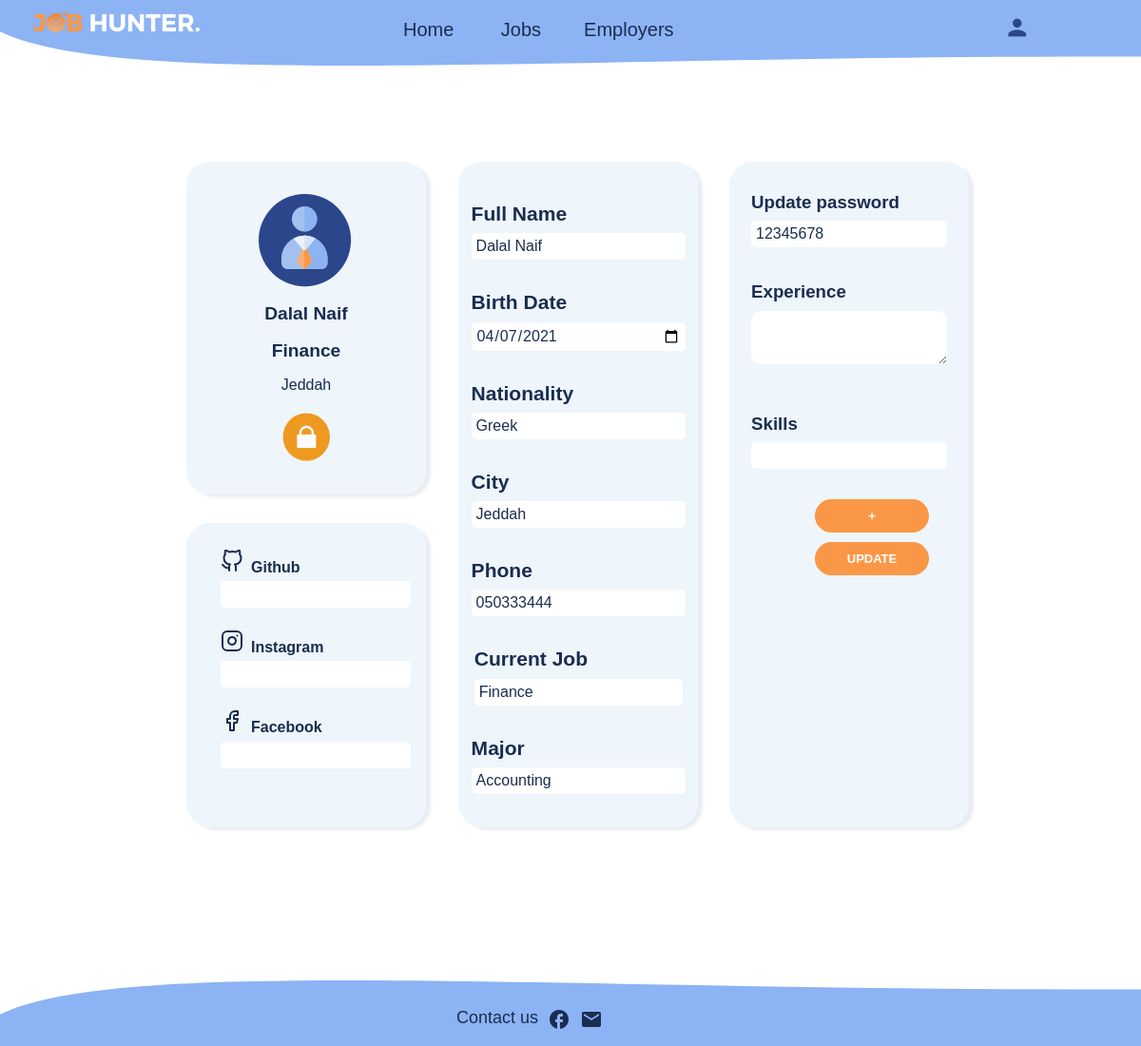
The page /JobSeekerProf_edit.php (signed in) on the database its author committed.
### tables this page shows
CREATE TABLE `jobseeker` (
  `firstName` varchar(50) NOT NULL,
  `lastName` varchar(50) NOT NULL,
  `email` varchar(50) NOT NULL,
  `password` varchar(30) NOT NULL,
  `birthDate` date NOT NULL,
  `gender` varchar(10) NOT NULL,
  `nationality` varchar(50) NOT NULL,
  `city` varchar(50) NOT NULL,
  `phone` char(12) NOT NULL,
  `major` varchar(50) NOT NULL,
  `experince` text DEFAULT NULL,
  `currentJob` varchar(50) DEFAULT NULL,
  `role` int(1) DEFAULT 1,
  `Github` text DEFAULT NULL,
  `Instagram` text DEFAULT NULL,
  `Facebook` text DEFAULT NULL
);

### JobSeekerProf_edit.php (the view, shortened to what this page needs)
<?php
if (!($database = mysqli_connect("localhost", "root", "")))
    die("<p>Could not connect to database</p>");
?>
<!DOCTYPE html>
<html lang="en" xmlns="http://www.w3.org/1999/xhtml">
<head>
    <link type="text/css" href="styles/JobSeekerProfile.css" rel="stylesheet" />
    <link rel="stylesheet" href="styles/Buttons.css" />
    <link rel="stylesheet" href="styles/Notifications.css" />
    <link rel="stylesheet" href="styles/NavbarStyles.css" />
    <link rel="stylesheet" href="styles/Footer.css" />
</head>
<body>
    <?php include('./NavigationBar.php') ?>
    <main style="min-height: 100vh;">
            <?php
            if (!($database = mysqli_connect("localhost", "root", "")))
                die("<p>Could not connect to database</p>");
            $email = $_SESSION['email'];
            $query = "select * from jobseeker WHERE email='$email'";
            $result = mysqli_query($database, $query);
            if ($result) {
                $data = mysqli_fetch_assoc($result);
                $firstName = $data['firstName'];
                $lastName = $data['lastName'];
                $password = $data['password'];
                $birthDate = $data['birthDate'];
                $nationality = $data['nationality'];
                $city = $data['city'];
                $phone = $data['phone'];
                $major = $data['major'];
                $experince = $data['experince'];
                $currentJob = $data['currentJob'];
                $Github = $data['Github'];
                $Instagram = $data['Instagram'];
                $Facebook = $data['Facebook'];
            } else {
                echo "There are no info.";
                exit();
            }
            ?>
        <form action="JobSeekerProf_edit.php" method="POST" name='editProf'>
            <div class="details">
                <img src="img/person_JobDetails.svg" alt="Admin" class="circle" style="width:128px;height:128px;">
                <h4><?php echo $firstName . " " . $lastName; ?></h4>
                <h4><?php echo $currentJob ?></h4>
                <p><?php echo $city ?></p>
                <img style="transform:translateY(40%)" src="img/privateAccount.png" alt="Admin" class="circle" width="50">
            </div>
            <div class="details1">
                <ul>
                    <li class="group-list-item display-flex justify-between align-center  flex-wrap">
                        <h6 class="margin-bottom-0">Github</h6>
                        <span class="gray-color"><input type="text" id="Github" name="Github" value=<?php echo $Github; ?>></span>
                    </li>
                    <li class="group-list-item display-flex justify-between align-center  flex-wrap">
                        <h6 class="margin-bottom-0">Instagram</h6>
                        <span class="gray-color"><input type="text" id="Instagram" name="Instagram" value=<?php echo $Instagram; ?>></span>
                    </li>
                    <li class="group-list-item display-flex justify-between align-center  flex-wrap">
                        <h6 class="margin-bottom-0">Facebook</h6>
                        <span class="gray-color"><input type="text" id="Faceboock" name="Facebook" value=<?php echo $Facebook; ?>></span>
                    </li>
                </ul>
            </div>
            <div class="sideBar">
                <div class="titleAndValueDiv">
                    <h3>Full Name</h3>
                    <input type="text" name="fullName" value="<?php echo $firstName . " " . $lastName; ?>" style="width:100%; height: 50%; font-size: medium;">
                </div>
                <div class="titleAndValueDiv">
                    <h3>Birth Date</h3>
                    <input Required type="date" name="birthDate" value="<?php echo $birthDate; ?>" style="width:100%; height: 50%; font-size: medium;" Required>
                </div>
                <div class="titleAndValueDiv">
                    <h3>Nationality </h3>
                    <input Required type="text" name="nationality" style="width:100%; height: 50%; font-size: medium;" value=<?php echo $nationality; ?>>
                </div>
                <div class="titleAndValueDiv">
                    <h3>City</h3>
                    <input Required type="text" name="city" value=<?php echo $city; ?> style="width:100%; height: 50%; font-size: medium;">
                </div>
                <div class="titleAndValueDiv">
                    <h3>Phone</h3>
                    <input Required type="text" id="phone" name="phone" pattern="[0]{1}[5]{1}[0-9]{8}" value=<?php echo $phone; ?> style="width:100%; height: 50%; font-size: medium;">
                    <div class="titleAndValueDiv">
                        <h3>Current Job</h3>
                        <input Required type="text" name="currentJob" style="width:100%; height: 50%; font-size: medium;" value=<?php echo $currentJob ?>>
                    </div>
                </div>
                <div class="titleAndValueDiv">
                    <h3>Major</h3>
                    <input Required type="text" id="major" name="major" value=<?php echo $major; ?> style="width:100%; height: 50%; font-size: medium;">
                </div>
            </div>
            <div class="sideBar1">
                <div class="row gutters-sm">
                    <div class="column-6 margin-bottom-3">
                        <div class="card h-100">
                            <div class="card-body">
                                <h3>Update password</h3>
                                <input Required type="text" id="password" name="password" value=<?php echo $password; ?> style="width:100%; height: 50%; font-size: medium;">
                                <br><br><br>
                                <h3> Experience </h3>
                                <textarea style="width:100%; height: 200%; font-size: medium;" id="vision" name="experince"><?php echo $experince; ?> </textarea>
                            </div>
                        </div>
                    </div>
                </div>
                <div class="row gutters-sm">
                    <div class="column-6 margin-bottom-3">
                        <div class="card h-100">
                            <div class="card-body">
                                <h3> Skills </h3>
                                <input type="text" id="skillName" style="width:100%; height: 50%; font-size: medium;">
                            </div>
                        </div>
                    </div>
                </div>
                <button type="button" onclick=addskill()> +</button>
                <button type="submit" value="updateProfile" name="editProf"> UPDATE </button>
            </div> <br>
        </form>
    </main>
    <div class="footer">
        <div class="footer-content">
            <p>Contact us</p>
            <span class="material-icons">facebook</span>
            <a href="mailto:jobhunter@ksu.com"><span class="material-icons">email</span></a>
        </div>
        <div class="shape-footer" style="height: 150px;"><svg viewBox="0 0 500 150" preserveAspectRatio="none" style="height: 100%; width: 100%;">
                <path d="M-15.58,-15.49 C-16.70,110.81 186.45,57.52 502.48,59.50 L500.00,0.00 L0.00,0.00 Z" style="stroke: none; fill: #8CB3F4;"></path>
            </svg></div>
    </div>
</body>
</html>

### styles/JobSeekerProfile.css (style rules this page uses)
* { margin: 0; padding: 0; font-family: "Lucida Sans", "Lucida Sans Regular", "Lucida Grande", "Lucida Sans Unicode", Geneva, Verdana, sans-serif; font-weight: 400; box-sizing: border-box; }
body { font-family: "Lucida Sans", "Lucida Sans Regular", "Lucida Grande", "Lucida Sans Unicode", Geneva, Verdana, sans-serif; color: #192d50; }
main { width: 70%; margin: 0 auto; position: relative; }
.details { list-style: none; width: 30%; border-radius: 1.25rem; font-size: 1rem; margin: 1rem; padding: 1rem; margin-top: 1.25rem; position: absolute; margin-left: 1rem; background-color: rgba(234, 243, 250, 0.8); text-align: center; height: 350px; background: rgba(234, 243, 250, 0.8); border-radius: 25px; box-shadow: 5px 3px 3px rgba(43, 70, 139, 0.1); }
.details1 { position: absolute; list-style: none; width: 30%; height: fit-content; height: 320px; border-radius: 1.25rem; font-size: 1rem; margin: 10rem; padding: 1rem; margin-right: 20px; margin-bottom: 10px; margin-top: 25rem; position: absolute; margin-left: 1rem; margin-bottom: 25px; padding: bottom 20px; background-color: rgba(234, 243, 250, 0.8); text-align: justify; background: rgba(234, 243, 250, 0.8); border-radius: 25px; box-shadow: 5px 3px 3px rgba(43, 70, 139, 0.1); }
.sideBar { display: inline-block; position: absolute; list-style: none; height: 700px; border-radius: 20px; font-size: 16px; margin: 1px; padding: 10px; margin-top: 20px; background-color: rgba(234, 243, 250, 0.8); right: 0; margin-right: 34%; width: 30%; background: rgba(234, 243, 250, 0.8); border-radius: 25px; box-shadow: 5px 3px 3px rgba(43, 70, 139, 0.1); }
.sideBar1 { display: inline-block; position: absolute; list-style: none; height: 700px; border-radius: 20px; font-size: 16px; margin: 1px; margin-top: 20px; background-color: rgba(234, 243, 250, 0.8); right: 0; margin-right: 1px; margin-left: 20px; width: 30%; background: rgba(234, 243, 250, 0.8); border-radius: 25px; box-shadow: 5px 3px 3px rgba(43, 70, 139, 0.1); }
.titleAndValueDiv { margin: 2rem 0.2rem; }
.titleAndValueDiv, .details h6 { font-size: large; font-weight: bold; }
.details h4 { font-size: larger; padding-bottom: 0.5rem; }
.circle { border-radius: 50%; }
.column-3, .column-6, .column-9, .column-4, .column-8 { position: relative; width: 100%; min-height: 1px; padding-right: 15px; padding-left: 15px; }
.margin-bottom-3 { margin-bottom: 1rem !important; }
.card { position: relative; display: flex; flex-direction: column; min-width: 0; word-wrap: break-word; background-clip: border-box; border-radius: 0.25rem; }
.card-body { flex: 1 1 auto; padding: 1.25rem; }
.display-flex { display: flex !important; }
.align-center { align-items: center !important; }
.margin-bottom-3 { margin-top: 1rem !important; }
.gray-color { color: #6c757d !important; padding-top: 5px; }
.group-list-item { position: relative; display: block; padding: 0.75rem 1.25rem; margin-bottom: -1px; border: 1px rgba(0, 0, 0, 0.125); }
.justify-between { justify-content: space-between !important; }
.flex-wrap { flex-wrap: wrap !important; }
.margin-bottom-0 { margin-bottom: 0 !important; }
.margin-right-2 { margin-right: 0.5rem !important; }
h1, h2, h3, h4, h5, h6 { margin-top: 0; margin-bottom: 0.5rem; }
h1, h2, h3, h4, h5, h6 { margin-bottom: 0.5rem; font-family: inherit; font-weight: 600; line-height: 1.2; color: inherit; }
h6 { font-size: 1rem; }
.h-100 { height: 100% !important; }
.card-body { flex: 1 1 auto; min-height: 1px; padding: 1rem; }
.gutters-sm { margin-right: -8px; margin-left: -8px; }
.shape-footer { width: 100%; }
form input, select, option { color: #192D50; font-size: 16px; background-color: #ffffff; border: 0; border-radius: 5px; padding: 5px; width: 300px; }
#Instagram, #Github, #Website, #Faceboock { width: 200px; }
form input[type=date], form input[type=time] { background-color: #ffffff; width: 600px; }
form textarea { color: #192D50; font-size: 16px; width: 300px; height: 150px; border: 0; border-radius: 10px; padding: 10px; background-color: #ffffff; }

### styles/Buttons.css (style rules this page uses)
button { display: block; position: relative; width: 120px; height: 35px; margin: 10px 20px 0px 90px; border-radius: 50px; font-size: 13px; color: white; border: none; outline: none; font-weight: bold; background: #fa9746; cursor: pointer; }
a { text-decoration: none; }

### styles/NavbarStyles.css (style rules this page uses)
* { margin: 0; padding: 0; font-family: "Lucida Sans", "Lucida Sans Regular", "Lucida Grande", "Lucida Sans Unicode", Geneva, Verdana, sans-serif; font-weight: 400; }

### rows shown on the page
jobseeker: firstName "Dalal", lastName "Naif", currentJob "Finance", city "Jeddah", fullName "Dalal Naif", birthDate "04/07/2021", nationality "Greek", phone "050333444", major "Accounting", password "12345678"
